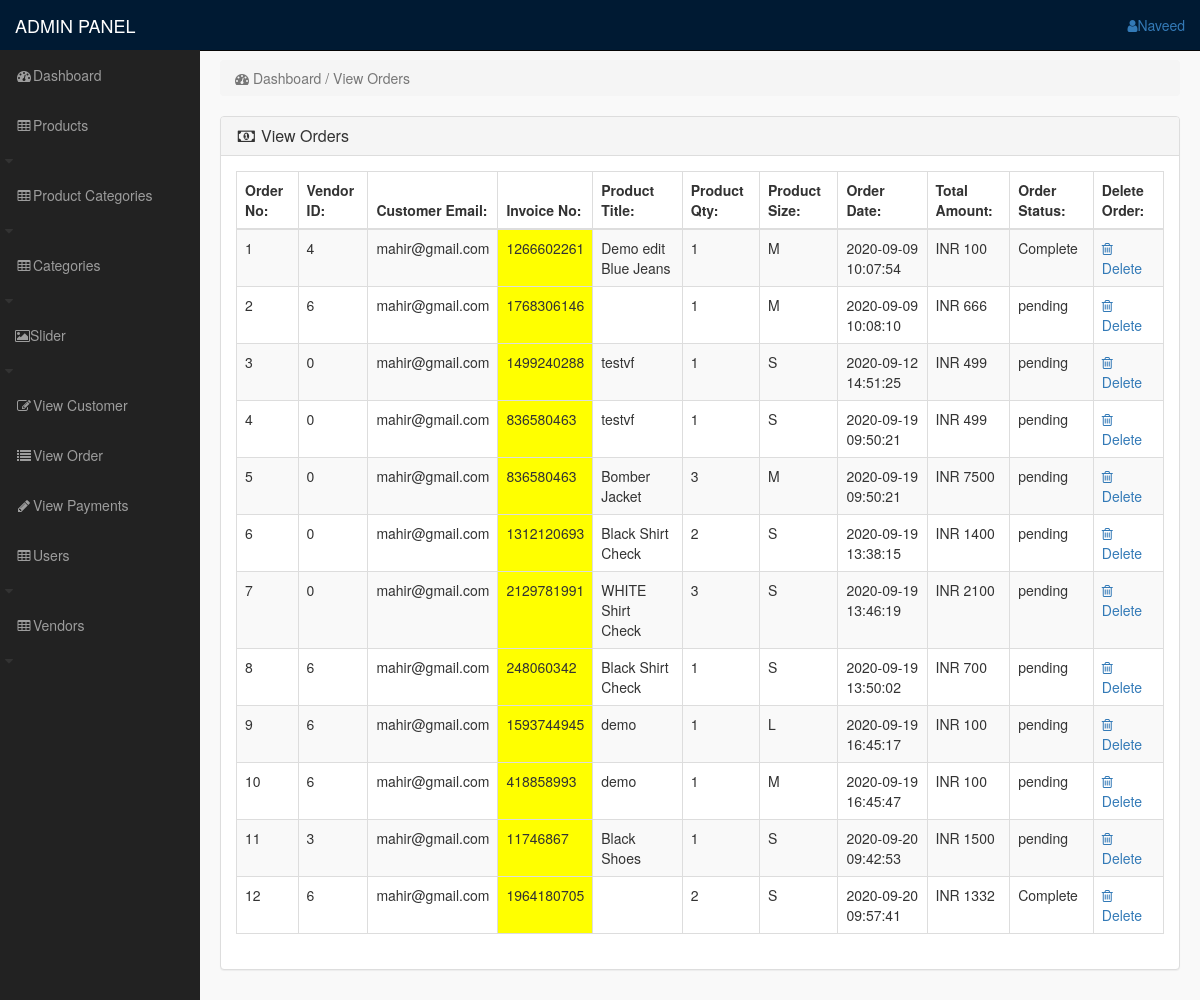
The page /admin_area/index.php?view_order (signed in) on the database its author committed.
### tables this page shows
CREATE TABLE `customer_order` (
  `order_id` int(10) NOT NULL,
  `customer_id` int(10) NOT NULL,
  `vendor_id` int(255) NOT NULL,
  `product_id` int(100) NOT NULL,
  `due_amount` int(100) NOT NULL,
  `invoice_no` int(100) NOT NULL,
  `qty` int(10) NOT NULL,
  `size` text NOT NULL,
  `order_date` timestamp NOT NULL DEFAULT current_timestamp() ON UPDATE current_timestamp(),
  `order_status` text NOT NULL
);

CREATE TABLE `customers` (
  `customer_id` int(255) NOT NULL,
  `customer_name` varchar(255) NOT NULL,
  `customer_email` varchar(255) NOT NULL,
  `customer_pass` varchar(255) NOT NULL,
  `customer_num` varchar(255) NOT NULL,
  `customer_city` text NOT NULL,
  `customer_add` text NOT NULL,
  `customer_img` text NOT NULL,
  `customer_ip` varchar(255) NOT NULL
);

CREATE TABLE `products` (
  `product_id` int(10) NOT NULL,
  `vendor_id` int(100) NOT NULL,
  `p_cat_id` int(10) NOT NULL,
  `cat_id` int(10) NOT NULL,
  `dateandtime` timestamp NOT NULL DEFAULT current_timestamp() ON UPDATE current_timestamp(),
  `product_title` text NOT NULL,
  `product_img1` text NOT NULL,
  `product_img2` text NOT NULL,
  `product_img3` text NOT NULL,
  `product_price` int(10) NOT NULL,
  `product_desc` text NOT NULL,
  `stock` int(255) DEFAULT 0,
  `product_keywords` text NOT NULL
);

### admin_area/view_order.php (the view)
<?php
    if(!isset($_SESSION['admin_email'])){
        echo "<script>window.open('login.php','_self')</script>";
    }else {
?>
<div class="row">
    <div class="col-lg-12">
        <ol class="breadcrumb">
            <li class="active">
                <i class="fa fa-dashboard"></i> Dashboard / View Orders
            </li>
        </ol>
    </div>
</div>
<div class="row">
    <div class="col-lg-12">
        <div class="panel panel-default">
            <div class="panel-heading">
                <h3 class="panel-title">
                    <i class="fa fa-money fa-fw"></i> View Orders
                </h3>
            </div>
            <div class="panel-body">
                <div class="table-responsive">
                    <table class="table table-bordered table-hover table-striped">
                        <thead>
                            <tr>
                                <th>Order No:</th>
                                <th>Vendor ID:</th>
                                <th>Customer Email:</th>
                                <th>Invoice No:</th>
                                <th>Product Title:</th>
                                <th>Product Qty:</th>
                                <th>Product Size:</th>
                                <th>Order Date:</th>
                                <th>Total Amount:</th>
                                <th>Order Status:</th>
                                <th>Delete Order:</th>
                            </tr>
                        </thead>
                        <tbody>
                            <?php
                                $i = 0;
                                $get_orders = "SELECT  * FROM customer_order";
                                $run_orders = mysqli_query($con,$get_orders) or die(mysqli_error($con));;
                                while ($row_orders = mysqli_fetch_array($run_orders)) {
                                $order_id = $row_orders['order_id'];
                                $c_id = $row_orders['customer_id'];
                                $invoice_no = $row_orders['invoice_no'];
                                $product_id = $row_orders['product_id'];
                                $vendor_id = $row_orders['vendor_id'];
                                $qty = $row_orders['qty'];
                                $size = $row_orders['size'];
                                $order_date = $row_orders['order_date'];
                                $due_amount = $row_orders['due_amount'];
                                $order_status = $row_orders['order_status'];
                                $get_products = "SELECT * FROM products WHERE product_id='$product_id'";
                                $run_products = mysqli_query($con,$get_products) or die(mysqli_error($con));;
                                $row_products = mysqli_fetch_array($run_products);
                                $product_title = $row_products['product_title'];
                                $i++;
                            ?>
                            <tr>
                                <td><?php echo $i; ?></td>
                                <td><?php echo $vendor_id; ?></td>
                                <td>
                                    <?php
                                        $get_customer = "SELECT * FROM customers WHERE customer_id='$c_id'";
                                        $run_customer = mysqli_query($con,$get_customer) or die(mysqli_error($con));
                                        $row_customer = mysqli_fetch_array($run_customer);
                                        $customer_email = $row_customer['customer_email'];
                                        echo $customer_email;
                                ?>
                                </td>
                                <td bgcolor="yellow"><?php echo $invoice_no; ?></td>
                                <td><?php echo $product_title; ?></td>
                                <td><?php echo $qty; ?></td>
                                <td><?php echo $size; ?></td>
                                <td><?php echo $order_date; ?> </td>
                                <td>INR <?php echo $due_amount; ?></td>
                                <td>
                                    <?php
                                        if($order_status=='pending'){
                                        echo $order_status='pending';
                                        }else{
                                            echo $order_status='Complete';
                                        }
                                    ?>
                                </td>
                                <td>
                                    <a href="index.php?order_delete=<?php echo $order_id; ?>">
                                        <i class="fa fa-trash-o"></i> Delete
                                    </a>
                                </td>
                            </tr>
                            <?php } ?>
                        </tbody>
                    </table>
                </div>
            </div>
        </div>
    </div>
</div>
<?php } ?>

### admin_area/includes/sidebar.php (shortened to what this page needs)
<?php
    if(!isset($_SESSION['admin_email'])){
        echo"<script>window.open('login.php','_self')</script>";
    }else{
?>
<nav class="navbar navbar-inverse navbar-fixed-top" style="background: #001a33">
    <div class="navbar-header">
        <a href="index.php?dashboard" class="navbar-brand">ADMIN PANEL</a>
    </div>
    <ul class="nav navbar-right top-nav">
        <li class="dropdown">
            <a href="#" class="dropdown-toggle" data-toggle="dropdown">
                <i class="fa fa-user"></i><?php echo $admin_name; ?>
            </a>
        </li>
    </ul>
    <div class="collapse navbar-collapse navbar-ex1-collapse">
        <ul class="nav navbar-nav sidebar-nav">
            <li>
                <a href="index.php?dashboard">
                    <i class="fa fa-fw fa-dashboard"></i>Dashboard
                </a>
            </li>
            <li>
                <a href="#" data-toggle="collapse" data-target="#products">
                    <i class="fa fa-fw fa-table"></i>Products</a>
                <i class="fa fa-fw fa-caret-down"></i>
            </li>
            <li>
                <a href="#" data-toggle="collapse" data-target="#product_cat">
                    <i class="fa fa-fw fa-table"></i>Product Categories</a>
                <i class="fa fa-fw fa-caret-down"></i>
            </li>
            <li>
                <a href="#" data-toggle="collapse" data-target="#category">
                    <i class="fa fa-fw fa-table"></i>Categories</a>
                <i class="fa fa-fw fa-caret-down"></i>
            </li>
            <li>
                <a href="#" data-toggle="collapse" data-target="#slider">
                    <i class="fa fa-picture-o"></i>Slider</a>
                <i class="fa fa-fw fa-caret-down"></i>
            </li>
            <li>
                <a href="index.php?view_customer">
                    <i class="fa fa-fw fa-edit"></i>View Customer
                </a>
            </li>
            <li>
                <a href="index.php?view_order">
                    <i class="fa fa-fw fa-list"></i>View Order
                </a>
            </li>
            <li>
                <a href="index.php?view_payments">
                    <i class="fa fa-fw fa-pencil"></i>View Payments
                </a>
            </li>
            <li>
                <a href="#" data-toggle="collapse" data-target="#users">
                    <i class="fa fa-fw fa-table"></i>Users</a>
                <i class="fa fa-fw fa-caret-down"></i>
            </li>
            <li>
            <a href="#" data-toggle="collapse" data-target="#vendors">
                    <i class="fa fa-fw fa-table"></i>Vendors</a>
                <i class="fa fa-fw fa-caret-down"></i>
            </li>
        </ul>
    </div>
</nav>
<?php  } ?>

### admin_area/css/style.css (style rules this page uses)
body { margin-top: 100px; }
@media (min-width: 768px) { body { margin-top: 50px; } }
.top-nav { padding: 0 15px; }
.top-nav>li { display: inline-block; float: left; }
.top-nav>li>a { padding-top: 15px; padding-bottom: 15px; line-height: 20px; }
@media (min-width: 768px) { .sidebar-nav { position: fixed; right: 0px; left: 0px; top: 50px; width: 200px; border-radius: 0; overflow-y: auto; background-color: #222222; bottom: 0; overflow-x: hidden; padding-bottom: 40px; } }
@media (min-width: 768px) { .sidebar-nav>li>a { width: 255px; } }
.panel-body { border-radius: 5px; }

### rows shown on the page
customer_order: vendor "4", customer.customer_email "mahir@gmail.com", invoice_no "1266602261", product.product_title "Demo edit Blue Jeans", qty "1", size "M", order_date "2020-09-09 10:07:54", due_amount "100"
customer_order: vendor "6", customer.customer_email "mahir@gmail.com", invoice_no "1768306146", qty "1", size "M", order_date "2020-09-09 10:08:10", due_amount "666"
customer_order: vendor "0", customer.customer_email "mahir@gmail.com", invoice_no "1499240288", product.product_title "testvf", qty "1", size "S", order_date "2020-09-12 14:51:25", due_amount "499"
customer_order: vendor "0", customer.customer_email "mahir@gmail.com", invoice_no "836580463", product.product_title "testvf", qty "1", size "S", order_date "2020-09-19 09:50:21", due_amount "499"
customer_order: vendor "0", customer.customer_email "mahir@gmail.com", invoice_no "836580463", product.product_title "Bomber Jacket", qty "3", size "M", order_date "2020-09-19 09:50:21", due_amount "7500"
customer_order: vendor "0", customer.customer_email "mahir@gmail.com", invoice_no "1312120693", product.product_title "Black Shirt Check", qty "2", size "S", order_date "2020-09-19 13:38:15", due_amount "1400"
customer_order: vendor "0", customer.customer_email "mahir@gmail.com", invoice_no "2129781991", product.product_title "WHITE Shirt Check", qty "3", size "S", order_date "2020-09-19 13:46:19", due_amount "2100"
customer_order: vendor "6", customer.customer_email "mahir@gmail.com", invoice_no "248060342", product.product_title "Black Shirt Check", qty "1", size "S", order_date "2020-09-19 13:50:02", due_amount "700"
customer_order: vendor "6", customer.customer_email "mahir@gmail.com", invoice_no "1593744945", product.product_title "demo", qty "1", size "L", order_date "2020-09-19 16:45:17", due_amount "100"
customer_order: vendor "6", customer.customer_email "mahir@gmail.com", invoice_no "418858993", product.product_title "demo", qty "1", size "M", order_date "2020-09-19 16:45:47", due_amount "100"
customer_order: vendor "3", customer.customer_email "mahir@gmail.com", invoice_no "11746867", product.product_title "Black Shoes", qty "1", size "S", order_date "2020-09-20 09:42:53", due_amount "1500"
customer_order: vendor "6", customer.customer_email "mahir@gmail.com", invoice_no "1964180705", qty "2", size "S", order_date "2020-09-20 09:57:41", due_amount "1332"

### other values the page prints
$admin_name "Naveed"
